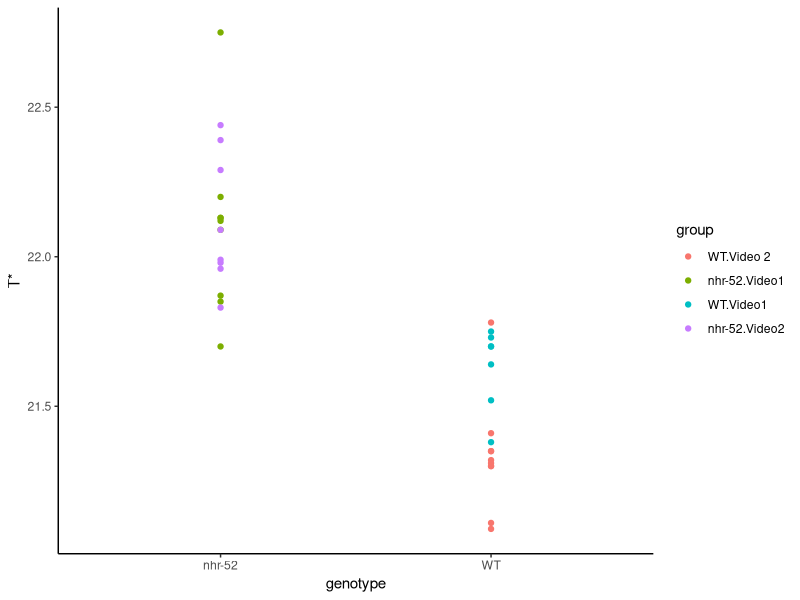
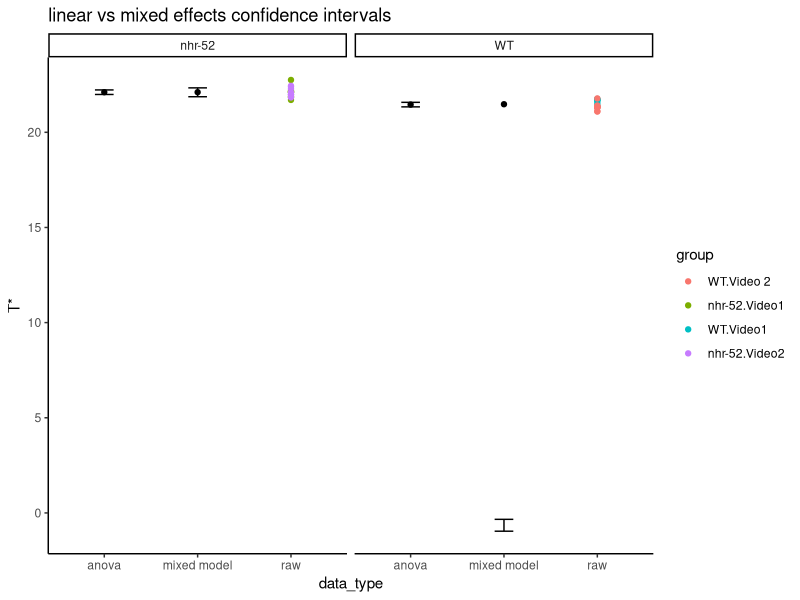

These figures' R source, in order:
## ---- chunk 1
knitr::opts_chunk$set(
  collapse = TRUE,
  comment = "#>",
  fig.path = "man/figures/README-",
  out.width = "100%"
)
library(tidyverse)
library(magrittr)
ggplot2::theme_set(theme_classic())
## ---- chunk 2

#read csv file in:
Tstar <- readr::read_csv("data/WTvsNHR52_Tstar.csv") %>% mutate(group = interaction(genotype, video)) 
Tstar %>%
  ggplot(aes(x = genotype, y = `T*`)) + geom_point(aes(colour = group))
## ---- chunk 3
Tstar %>% lm(data = ., `T*` ~ group) %>% 
  emmeans::emmeans("group") %>% 
  emmeans::contrast(method = "pairwise")
## ---- chunk 4
lm.anova <- Tstar %>% lm(data = ., `T*` ~ genotype) 
lm.anova %>% emmeans::emmeans("genotype") %>% 
  emmeans::contrast(method = "pairwise")

lm.group <- Tstar %>% lme4::lmer(data = ., `T*` ~ genotype + (1|group)) 
lm.group %>% emmeans::emmeans("genotype") %>% 
  emmeans::contrast(method = "pairwise")
  
predict.anova <- predict(lm.anova, 
                         newdata = tibble(genotype = c("nhr-52", "WT")), 
                         interval = "confidence")

confint.group <- confint(lm.group, method = "boot")
predict.group <- tibble(fit = predict(lm.group, 
                         newdata = tibble(genotype = c("nhr-52", "WT")),
                         re.form = NA))

intervals <- tibble(
  genotype = rep(c("nhr-52", "WT"), 2),
  data_type = rep(c("anova", "mixed model"), each = 2),
  `T*` = c(predict.anova[,'fit'], predict.group[[1]]),
  lwr  = c(predict.anova[,'lwr'], confint.group[3:4,1]),
  upr  = c(predict.anova[,'upr'], confint.group[3:4,2])
)

Tstar %>% mutate(data_type = "raw") %>%
  ggplot(aes(x = data_type, y = `T*`)) +
  geom_point(aes(colour = group)) +
  geom_point(data = intervals) +
  geom_errorbar(data = intervals, aes(ymin = lwr, ymax = upr), width = 0.2) +
  facet_grid(~genotype) +
  labs(title = "linear vs mixed effects confidence intervals")
